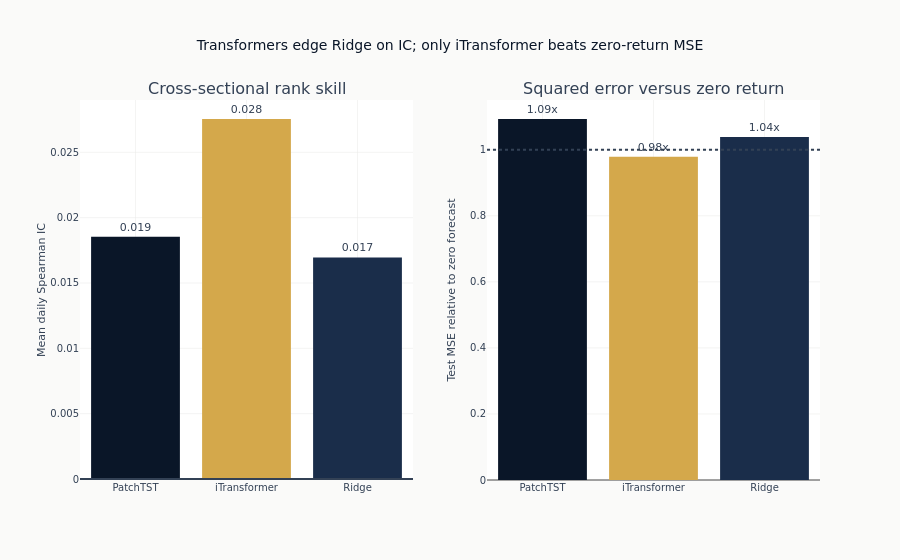

Notebook code cell kept with this figure:
### Markdown cell above
**Interpretation**: Cross-sectional IC asks whether a model ranks ETFs well
within each decision date; MSE asks whether its return levels are calibrated.
The two panels can therefore disagree. Treat this purged single split as an
architectural demonstration, not an architecture ranking. The authoritative
comparison is the walk-forward evaluation in Section 13.9.

### Code cell
fig = make_subplots(
    rows=1,
    cols=2,
    subplot_titles=("Cross-sectional rank skill", "Squared error versus zero return"),
)
bar_palette = {
    "PatchTST": COLORS["blue"],
    "iTransformer": COLORS["amber"],
    "Ridge": COLORS["slate"],
}
for name, r in results.items():
    fig.add_trace(
        go.Bar(
            x=[name],
            y=[r["ic"]],
            name=name,
            marker_color=bar_palette.get(name, COLORS["blue"]),
            text=[f"{r['ic']:.3f}"],
            textposition="outside",
            showlegend=False,
        ),
        row=1,
        col=1,
    )
    fig.add_trace(
        go.Bar(
            x=[name],
            y=[r["mse_ratio"]],
            marker_color=bar_palette.get(name, COLORS["blue"]),
            text=[f"{r['mse_ratio']:.2f}x"],
            textposition="outside",
            showlegend=False,
        ),
        row=1,
        col=2,
    )

fig.update_layout(
    title=comparison_title,
)
fig.update_yaxes(title_text="Mean daily Spearman IC", row=1, col=1)
fig.update_yaxes(title_text="Test MSE relative to zero forecast", row=1, col=2)
fig.add_hline(y=0, line_color=COLORS["neutral"], row=1, col=1)
fig.add_hline(y=1, line_dash="dot", line_color=COLORS["neutral"], row=1, col=2)
fig.show()

### Figure 1 — Plotly figure (JSON) as saved in the notebook; plotly's stock layout.template omitted (floating-point values rounded to 4 significant figures)
{"data": [{"marker": {"color": "#0a1628"}, "name": "PatchTST", "showlegend": false, "text": ["0.019"], "textposition": "outside", "type": "bar", "x": ["PatchTST"], "xaxis": "x", "y": [0.01853], "yaxis": "y"}, {"marker": {"color": "#0a1628"}, "showlegend": false, "text": ["1.09x"], "textposition": "outside", "type": "bar", "x": ["PatchTST"], "xaxis": "x2", "y": [1.093], "yaxis": "y2"}, {"marker": {"color": "#D4A84B"}, "name": "iTransformer", "showlegend": false, "text": ["0.028"], "textposition": "outside", "type": "bar", "x": ["iTransformer"], "xaxis": "x", "y": [0.02755], "yaxis": "y"}, {"marker": {"color": "#D4A84B"}, "showlegend": false, "text": ["0.98x"], "textposition": "outside", "type": "bar", "x": ["iTransformer"], "xaxis": "x2", "y": [0.979], "yaxis": "y2"}, {"marker": {"color": "#1a2d4a"}, "name": "Ridge", "showlegend": false, "text": ["0.017"], "textposition": "outside", "type": "bar", "x": ["Ridge"], "xaxis": "x", "y": [0.01696], "yaxis": "y"}, {"marker": {"color": "#1a2d4a"}, "showlegend": false, "text": ["1.04x"], "textposition": "outside", "type": "bar", "x": ["Ridge"], "xaxis": "x2", "y": [1.039], "yaxis": "y2"}], "layout": {"annotations": [{"font": {"size": 16}, "showarrow": false, "text": "Cross-sectional rank skill", "x": 0.225, "xanchor": "center", "xref": "paper", "y": 1.0, "yanchor": "bottom", "yref": "paper"}, {"font": {"size": 16}, "showarrow": false, "text": "Squared error versus zero return", "x": 0.775, "xanchor": "center", "xref": "paper", "y": 1.0, "yanchor": "bottom", "yref": "paper"}], "shapes": [{"line": {"color": "#334155"}, "type": "line", "x0": 0, "x1": 1, "xref": "x domain", "y0": 0, "y1": 0, "yref": "y"}, {"line": {"color": "#334155", "dash": "dot"}, "type": "line", "x0": 0, "x1": 1, "xref": "x2 domain", "y0": 1, "y1": 1, "yref": "y2"}], "title": {"text": "Transformers edge Ridge on IC; only iTransformer beats zero-return MSE"}, "xaxis": {"anchor": "y", "domain": [0.0, 0.45]}, "xaxis2": {"anchor": "y2", "domain": [0.55, 1.0]}, "yaxis": {"anchor": "x", "domain": [0.0, 1.0], "title": {"text": "Mean daily Spearman IC"}}, "yaxis2": {"anchor": "x2", "domain": [0.0, 1.0], "title": {"text": "Test MSE relative to zero forecast"}}}}
